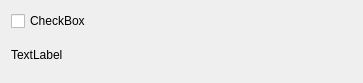
<?xml version="1.0" encoding="UTF-8"?>
<ui version="4.0">
 <class>TheWidgetItem</class>
 <widget class="QWidget" name="TheWidgetItem">
  <property name="geometry">
   <rect>
    <x>0</x>
    <y>0</y>
    <width>363</width>
    <height>83</height>
   </rect>
  </property>
  <property name="windowTitle">
   <string>Form</string>
  </property>
  <layout class="QGridLayout" name="gridLayout">
   <item row="0" column="0">
    <layout class="QVBoxLayout" name="verticalLayout">
     <item>
      <layout class="QHBoxLayout" name="horizontalLayout_2">
       <item>
        <widget class="QCheckBox" name="checkBoxLabel">
         <property name="text">
          <string>CheckBox</string>
         </property>
        </widget>
       </item>
      </layout>
     </item>
     <item>
      <layout class="QHBoxLayout" name="horizontalLayout">
       <item>
        <widget class="QLabel" name="DateLabel">
         <property name="text">
          <string>TextLabel</string>
         </property>
        </widget>
       </item>
      </layout>
     </item>
    </layout>
   </item>
  </layout>
 </widget>
 <resources/>
 <connections/>
</ui>
